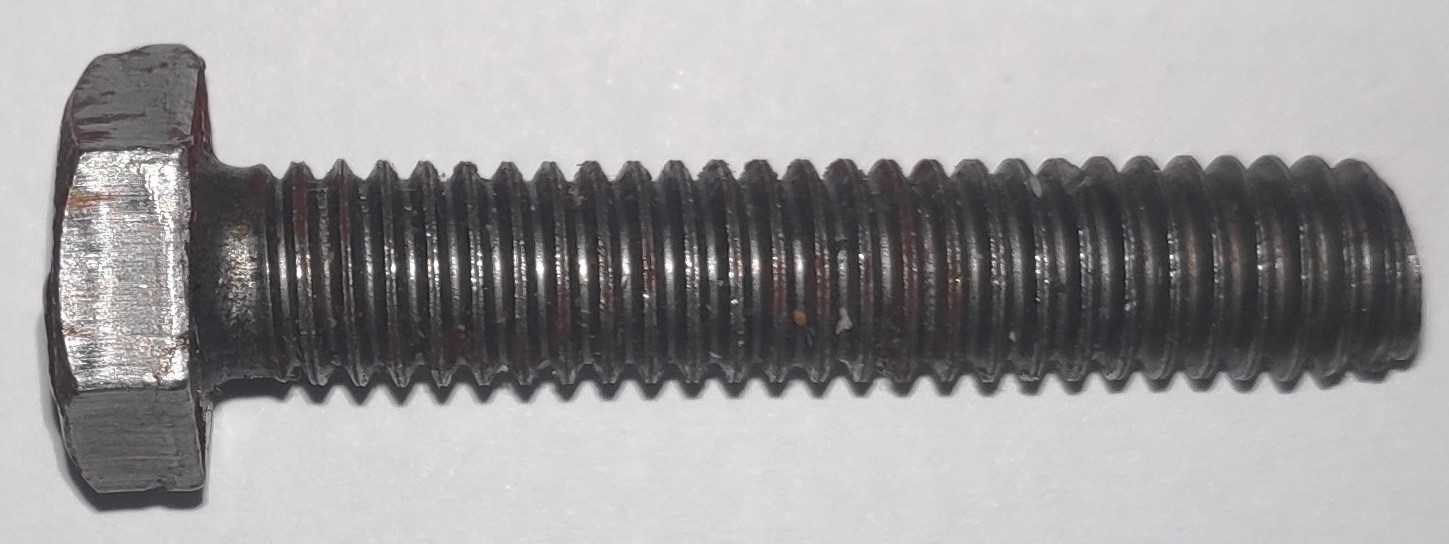
#> input picture bolt2.jpg, 1449 x 544 px
$ jupyter execute --allow-errors 'Winter Project.ipynb'   (shell and % lines are left out)
#> lines starting #> are read from the running program, lines starting #| are printed output that depends on the picture; after the words box and inside, x2 and y2 are one past the last pixel; in counts of white or black regions, pixels touching at a corner belong together
[cell 1]
import cv2
import numpy as np
import math as m
import matplotlib.pyplot as plt

[cell 2]
def nothing(x):
    print(x)

[cell 3]
src_img = cv2.imread('bolt2.jpg',1)
#> src_img is the input picture: shape (544, 1449, 3); mean B, G, R 156.2, 154.2, 156.5
gauss = cv2.GaussianBlur(src_img,(5,5),6)
gray = cv2.cvtColor(gauss,cv2.COLOR_BGR2GRAY)
ret,thres = cv2.threshold(gray,127,255,cv2.THRESH_TOZERO_INV)
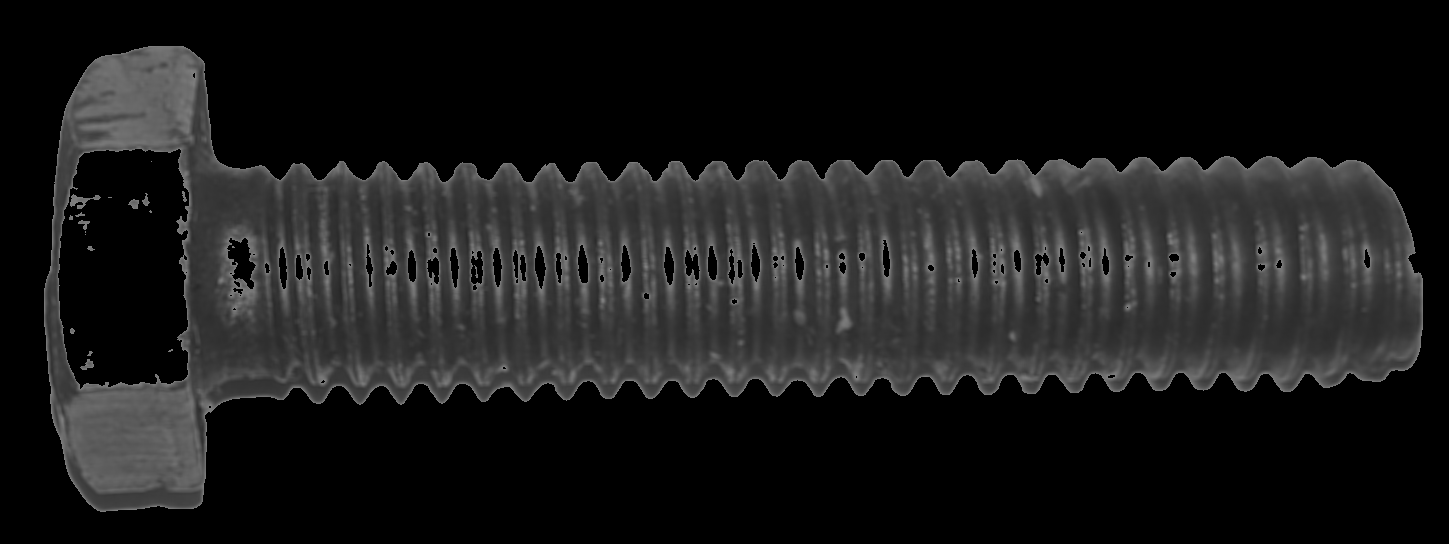
#> thres: shape (544, 1449); min 0, max 127, mean 26.7
#thres = cv2.cvtColor(thres,cv2.COLOR_B)
cv2.imshow('thresh',thres)
cv2.waitKey(0)
cv2.namedWindow('Edge Detect')
cv2.createTrackbar('Thresh1','Edge Detect',0,255,nothing)
cv2.createTrackbar('Thresh2','Edge Detect',0,255,nothing)
t1 = t2 = 0
while(1):
    canny = cv2.Canny(thres,t1,t2)
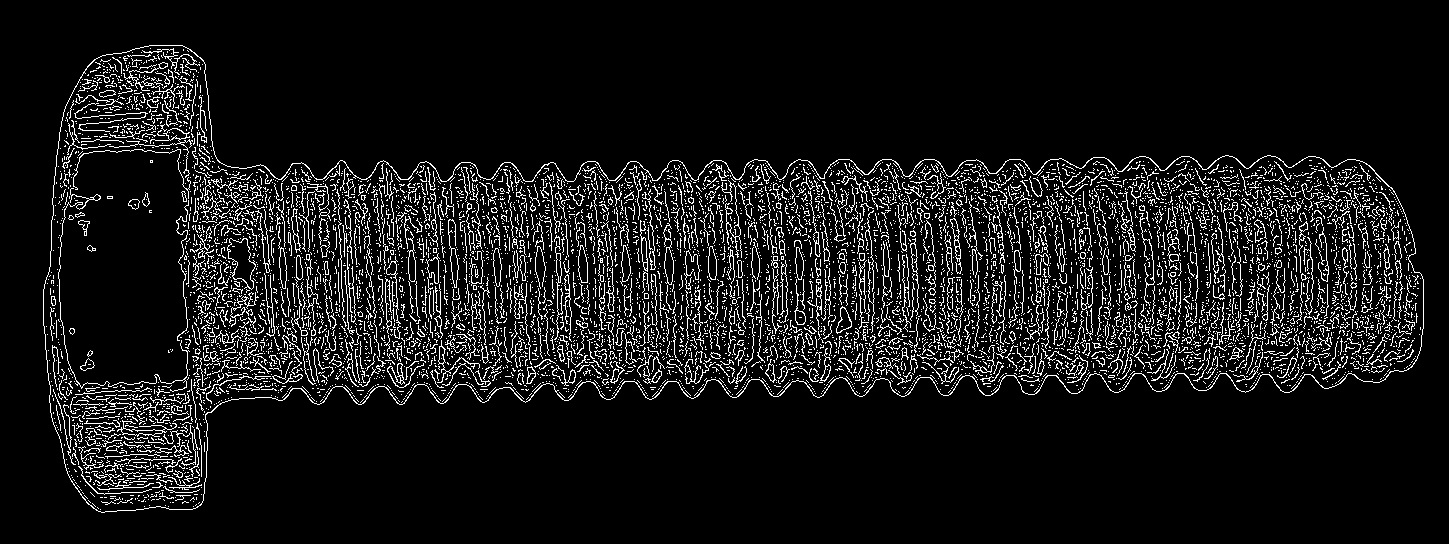
#> canny: shape (544, 1449); 8.6% white in thin lines or dots, all inside (x1, y1, x2, y2) = (43, 45, 1424, 513)
    cv2.imshow('Edge Detect',canny)
    k = cv2.waitKey(1) & 0xFF
#> (key Esc is pressed here)
    if k == 27:#Esc Key for terminating
        break
    t1 = cv2.getTrackbarPos('Thresh1','Edge Detect')
    t2 = cv2.getTrackbarPos('Thresh2','Edge Detect')
cv2.destroyAllWindows()

[cell 4]
#ret,canny = cv2.threshold(canny,127,255,0)
cont, hier = cv2.findContours(canny,cv2.RETR_EXTERNAL,cv2.CHAIN_APPROX_SIMPLE)
#> cont = 1 contour; box (x1, y1, x2, y2) and area: (43, 45, 1424, 513) 335658

[cell 5]
src_img[:] = 0
#> src_img: shape (544, 1449, 3); every value is 0
img = cv2.drawContours(src_img, cont, -1, (255, 255, 255),0)
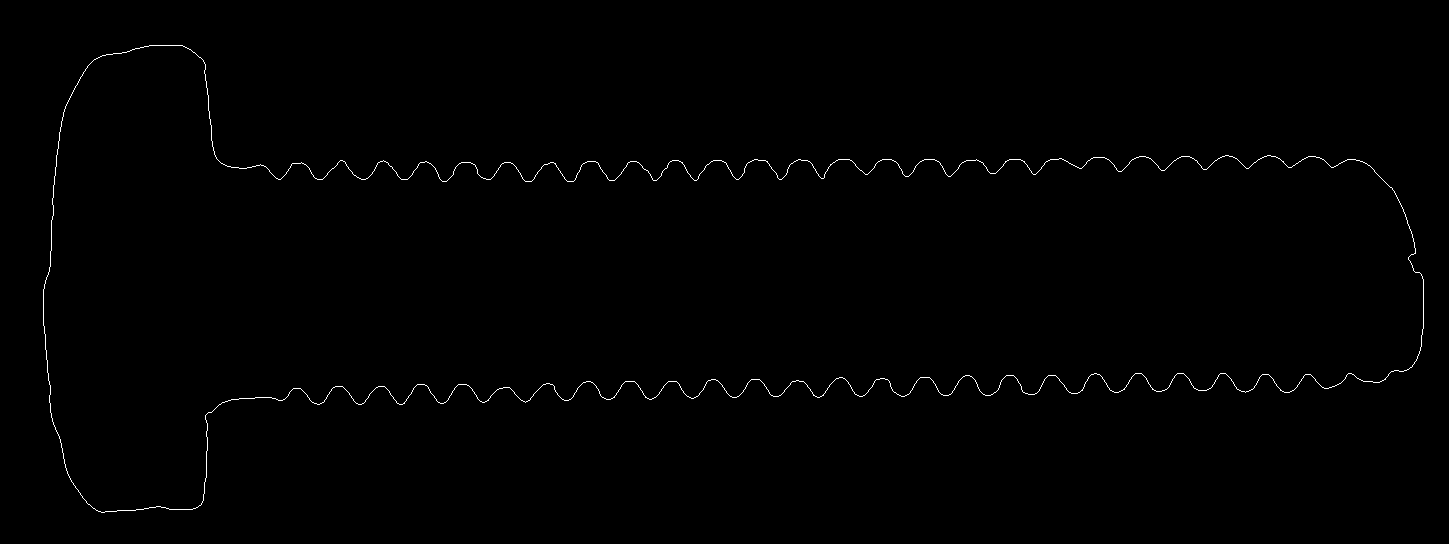
#> img: shape (544, 1449, 3); 0.48% white in thin lines or dots, all inside (x1, y1, x2, y2) = (43, 45, 1424, 513)
cv2.imshow('Contours', src_img)
cv2.waitKey(0)
#cv2.imwrite('outline.jpg',img)

[cell 6]
print(img.shape)
#| (544, 1449, 3)
#> (the rest of this cell did not finish here and is left out)

[cell 7]
img2 = img[:,800:1300]
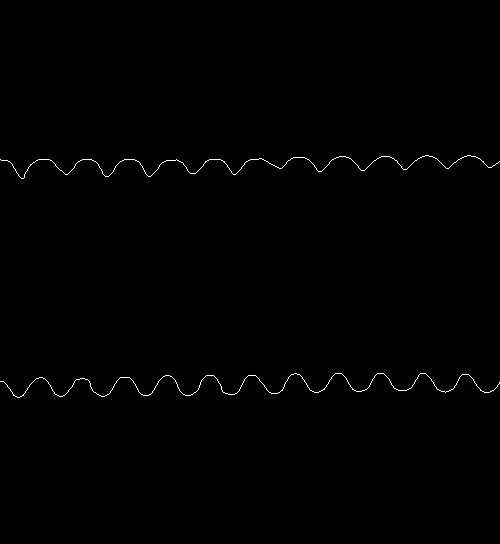
#> img2: shape (544, 500, 3); 0.43% white in thin lines or dots, all inside (x1, y1, x2, y2) = (0, 155, 500, 398)
img2 = cv2.cvtColor(img2,cv2.COLOR_BGR2GRAY)
cv2.imshow('cropped',img2)
cv2.waitKey(0)

[cell 8]
for r in range(img2.shape[0]):
    if 255 in img2[r,:]:
        min1 = r
        break
for r in range(img2.shape[0]-1,-1,-1):
    if 255 in img2[r,:]:
        max1 = r
        break
print(min1)
#| 155
print(max1)
#| 397
mid = (min1+max1)/2
#> mid = 276
print(mid)
#| 276.0

[cell 9]
img2[int(mid),:] = 255
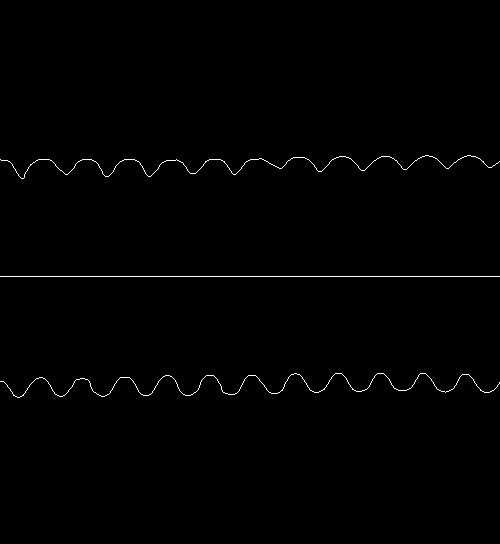
#> img2: shape (544, 500); 0.61% white in thin lines or dots, all inside (x1, y1, x2, y2) = (0, 155, 500, 398)
cv2.imshow('midline',img2)
cv2.waitKey(0)

[cell 10]
upper = []
mid = int(mid)
for col in range(img2.shape[1]):
    for row in range(mid):
        if int(img2[row,col]) == 255:
            tup = (row,col)
            upper.append(tup)
            tup = ()

print(upper)
#> (printed output is left out)

[cell 11]
lower = []
for col in range(img2.shape[1]):
    for row in range(mid+1,img2.shape[0]):
        if int(img2[row,col]) == 255:
            tup = (row,col)
            lower.append(tup)
            tup = ()

print(lower)

[cell 12]
cv2.imshow('image',img2)
cv2.waitKey(0)

[cell 13]
direction = []
for x in range(len(upper)-1):
    if upper[x][0] > upper[x+1][0]:
        tup = (1,upper[x][0],upper[x][1])
        direction.append(tup)
        tup = ()
    elif upper[x][0] < upper[x+1][0]:
        tup = (0,upper[x][0],upper[x][1])
        direction.append(tup)
        tup = ()
    else:
        continue

print(direction)

[cell 14]
crest = root = []
for x in range(len(direction)-1):
    if direction[x][0] == 1 and direction[x+1][0] == 0:
        tup = (direction[x][1],direction[x][2])
        crest.append(tup)
        tup = ()
    elif direction[x][0] == 0 and direction[x+1][0] == 1:
        tup = (direction[x][1],direction[x][2])
        root.append(tup)
        tup = ()

[cell 15]
img3 = img2
for coord in crest:
    cv2.circle(img3,(coord[1],coord[0]),5,155,-1)
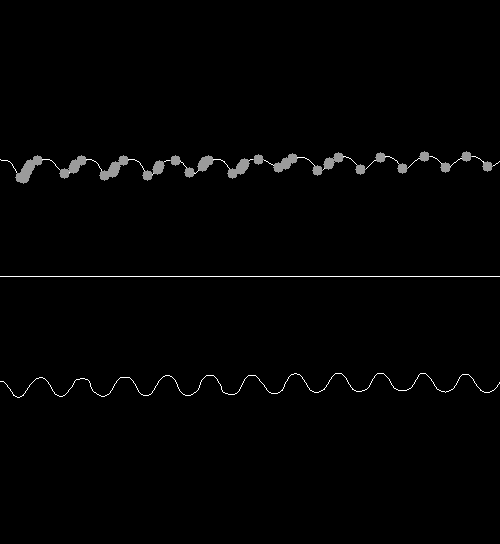
#> img3: shape (544, 500); 1.05% of pixels changed, all inside (x1, y1, x2, y2) = (15, 151, 493, 184)
cv2.imshow('crestpoints',img3)
cv2.waitKey(0)
#> Out = 27

[cell 16]
crest
